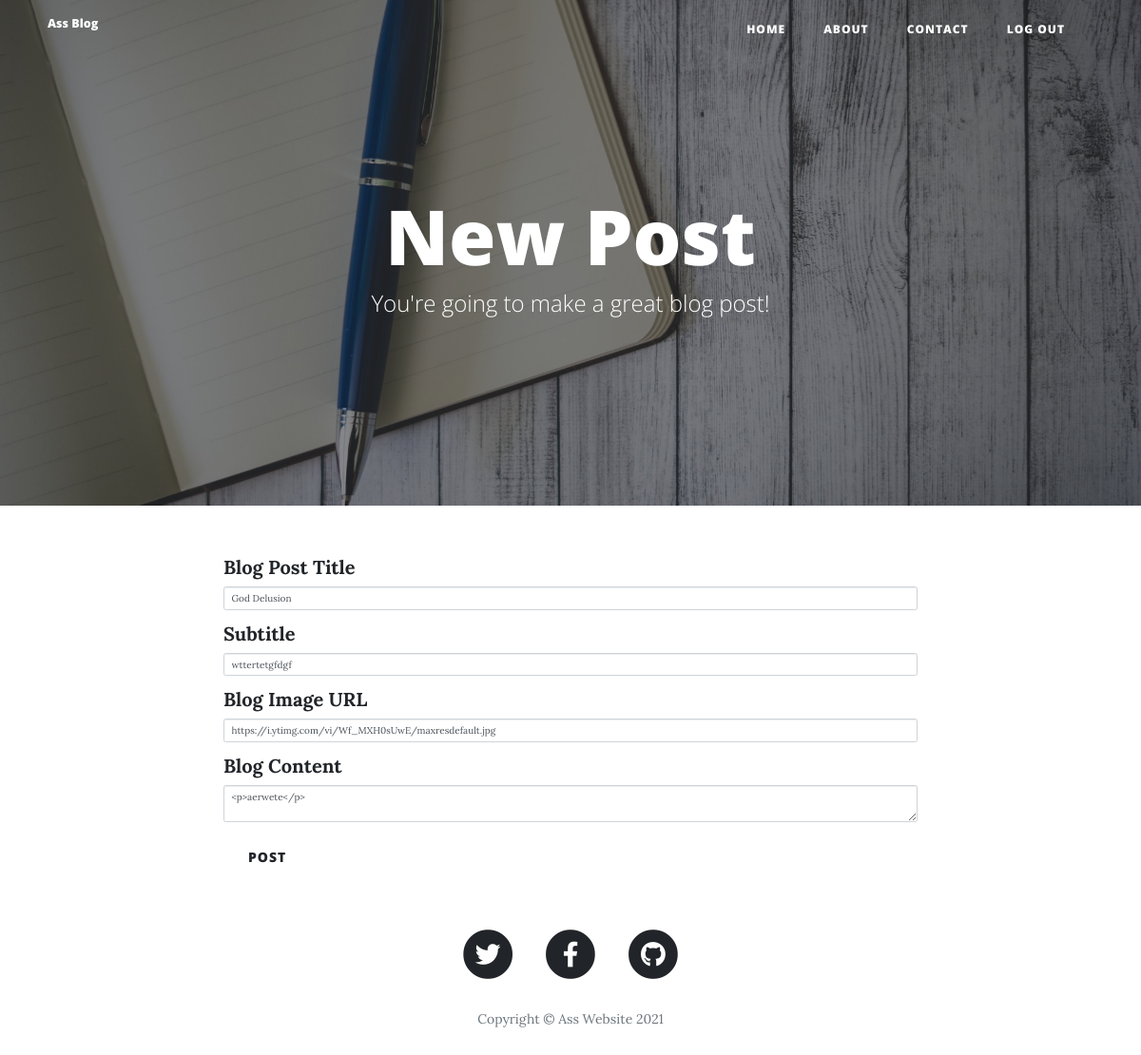
The app's page /edit/2 (signed in) with its own data.
### app.py (models this page shows, shortened)
class BlogPost(db.Model):
    __tablename__ = "blog_posts"
    id = db.Column(db.Integer, primary_key=True)
    title = db.Column(db.String(250), nullable=False, unique=True)
    subtitle = db.Column(db.String(250), nullable=False)
    date = db.Column(db.String(250), nullable=False)
    body = db.Column(db.Text, nullable=False)
    img_url = db.Column(db.String(250), nullable=False)
    author_id = db.Column(db.Integer, db.ForeignKey('users.id'))
    comments = db.relationship('Comment', backref="parent_post")

### app.py (the view, shortened to what this page needs)
@app.route('/edit/<int:id>', methods=['GET', 'POST'])
@admin_only
def edit_post(id):
    post = BlogPost.query.get(id)
    editor_form = PostEditorForm(
        title=post.title,
        subtitle=post.subtitle,
        img_url=post.img_url,
        body=post.body,
    )
    return render_template('make-post.html', year=year, form=editor_form, logged_in=current_user.is_authenticated)

### app.py (shortened to what this page needs)
class PostEditorForm(FlaskForm):
    title = StringField(label='Blog Post Title', validators=[DataRequired()])
    subtitle = StringField(label='Subtitle', validators=[DataRequired()])
    img_url = StringField(label='Blog Image URL', validators=[DataRequired(), URL()])
    body = CKEditorField(label='Blog Content', validators=[DataRequired()])
    submit = SubmitField(label='Post')

### app.py (called while the page is built)
@login_manager.user_loader
def load_user(user_id):
    return User.query.get(user_id)

def admin_only(function):
    @wraps(function)
    def wrapper(*args, **kwargs):
        if current_user.get_id() != "1":
            return abort(status=403)
        return function(*args, **kwargs)
    return wrapper

### templates/make-post.html (shortened to what this page needs)
{% extends 'bootstrap/base.html' %}
{% import 'bootstrap/wtf.html' as wtf %}
{% block styles %}
  {{ super() }}
  <link href="{{ url_for('static', filename='vendor/bootstrap/css/bootstrap.min.css') }}" rel="stylesheet">
  <link href="{{ url_for('static', filename='vendor/fontawesome-free/css/all.min.css') }}" rel="stylesheet" type="text/css">
  <link href="{{ url_for('static', filename='css/clean-blog.min.css') }}" rel="stylesheet">
{% endblock %}
{% block content %}
    {% include "nav-bar.html" %}
  <header class="masthead" style="background-image: url('{{ url_for('static', filename='img/edit-bg.jpg')}}')">
    <div class="overlay"></div>
    <div class="container">
      <div class="row">
        <div class="col-lg-8 col-md-10 mx-auto">
          <div class="page-heading">
            <h1>New Post</h1>
            <span class="subheading">You're going to make a great blog post!</span>
          </div>
        </div>
      </div>
    </div>
  </header>
  <div class="container">
    <div class="row">
      <div class="col-lg-8 col-md-10 mx-auto">
        {{ wtf.quick_form(form, novalidate=True) }}
      </div>
    </div>
  </div>
{% include "footer.html" %}
{% endblock %}

### records on screen
BlogPost: title "God Delusion", subtitle "wttertetgfdgf", img_url "https://i.ytimg.com/vi/Wf_MXH0sUwE/maxresdefault.jpg", body "<p>aerwete</p>"

### other values on screen
{{ year }} "2021"
